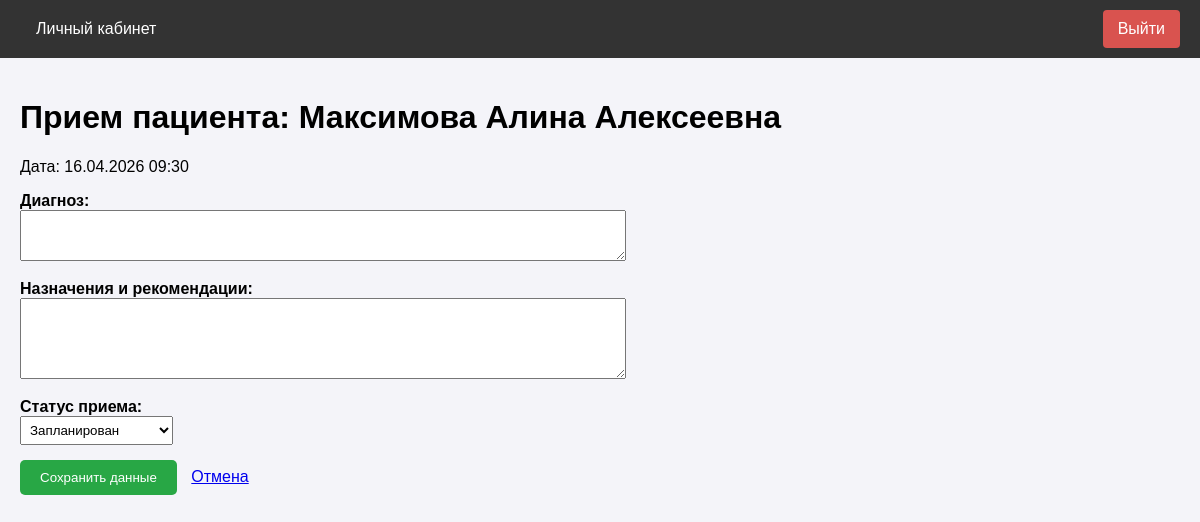
The page /doctor/appointment/2/edit (signed in) on the database as committed earlier.
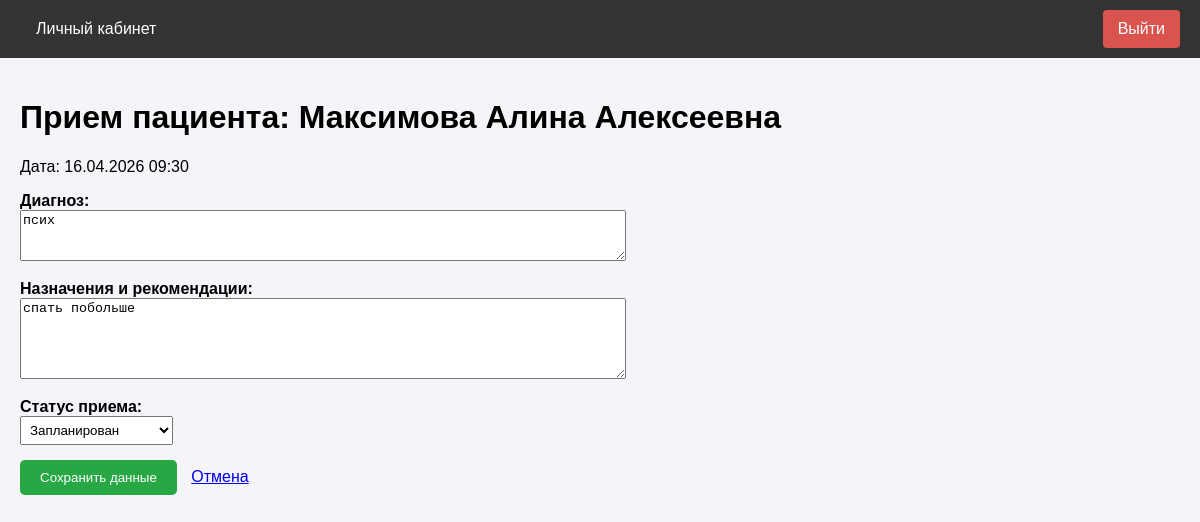
The same page on the database as committed later.
### app/models.py (models this page shows, shortened)
class Appointment(db.Model):
    __tablename__ = 'appointments'
    id = db.Column(db.Integer, primary_key=True)
    patient_id = db.Column(db.Integer, db.ForeignKey('users.id'), nullable=False)
    doctor_id = db.Column(db.Integer, db.ForeignKey('users.id'), nullable=False)
    slot_id = db.Column(db.Integer, db.ForeignKey('schedule_slots.id'), nullable=False)
    status = db.Column(db.String(20), default='scheduled') # scheduled, completed, cancelled
    created_at = db.Column(db.DateTime, default=datetime.utcnow)
    diagnosis = db.Column(db.Text, nullable=True)
    prescription = db.Column(db.Text, nullable=True)

### app/doctor/routes.py (the view, shortened to what this page needs)
@bp.route('/appointment/<int:appointment_id>/edit', methods=['GET', 'POST'])
@login_required
@role_required('doctor')
def edit_appointment(appointment_id):
    appointment = Appointment.query.get_or_404(appointment_id)
    if appointment.doctor_id != current_user.id:
        flash('У вас нет прав для редактирования этой записи.')
        return redirect(url_for('doctor.dashboard'))
    return render_template('doctor/edit_appointment.html', title='Прием пациента', appointment=appointment)

### app/models.py (called while the page is built)
@login_manager.user_loader
def load_user(user_id):
    return User.query.get(int(user_id))

### app/utils.py (called while the page is built)
def role_required(role):
    def decorator(f):
        @wraps(f)
        def decorated_function(*args, **kwargs):
            if not current_user.is_authenticated:
                return redirect(url_for('auth.login'))
            if current_user.role != role:
                flash('У вас нет доступа к этой странице.')
                return redirect(url_for('main.index'))
            return f(*args, **kwargs)
        return decorated_function
    return decorator

### app/templates/doctor/edit_appointment.html (shortened to what this page needs)
{% extends "base.html" %}
{% block content %}
<h1>Прием пациента: {{ appointment.patient.username }}</h1>
<p>Дата: {{ appointment.slot.start_time.strftime('%d.%m.%Y %H:%M') }}</p>
<form method="post" style="max-width: 600px;">
    <div style="margin-bottom: 15px;">
        <label for="diagnosis" style="display: block; font-weight: bold;">Диагноз:</label>
        <textarea id="diagnosis" name="diagnosis" rows="3" style="width: 100%;">{{ appointment.diagnosis or '' }}</textarea>
    </div>
    <div style="margin-bottom: 15px;">
        <label for="prescription" style="display: block; font-weight: bold;">Назначения и рекомендации:</label>
        <textarea id="prescription" name="prescription" rows="5" style="width: 100%;">{{ appointment.prescription or '' }}</textarea>
    </div>
    <div style="margin-bottom: 15px;">
        <label for="status" style="display: block; font-weight: bold;">Статус приема:</label>
        <select id="status" name="status" style="padding: 5px;">
            <option value="scheduled" {% if appointment.status == 'scheduled' %}selected{% endif %}>Запланирован</option>
        </select>
    </div>
    <button type="submit" class="btn" style="background-color: #28a745; color: white; padding: 10px 20px; border: none; border-radius: 5px; cursor: pointer;">Сохранить данные</button>
    <a href="{{ url_for('doctor.dashboard') }}" style="margin-left: 10px;">Отмена</a>
</form>
{% endblock %}

Rows that differ between the two databases and show on the page:
changed Appointment "Запланирован": diagnosis (not shown) → "псих"; prescription (not shown) → "спать побольше"
